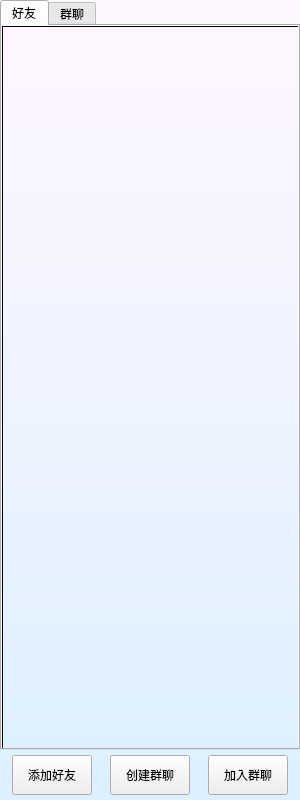
<?xml version="1.0" encoding="UTF-8"?>
<ui version="4.0">
 <class>ChatInterface</class>
 <widget class="QWidget" name="ChatInterface">
  <property name="geometry">
   <rect>
    <x>0</x>
    <y>0</y>
    <width>300</width>
    <height>800</height>
   </rect>
  </property>
  <property name="windowTitle">
   <string>Form</string>
  </property>
  <property name="styleSheet">
   <string notr="true">#ChatInterface {background-color: qlineargradient(x1:0, y1:0, x2:0, y2:1, stop:0 #FEF6FF, stop:1 #DDF0FF);}</string>
  </property>
  <widget class="QTabWidget" name="tabWidget">
   <property name="geometry">
    <rect>
     <x>0</x>
     <y>0</y>
     <width>300</width>
     <height>750</height>
    </rect>
   </property>
   <property name="maximumSize">
    <size>
     <width>1001</width>
     <height>821</height>
    </size>
   </property>
   <property name="styleSheet">
    <string notr="true">QListWidget {background-color: qlineargradient(x1:0, y1:0, x2:0, y2:1, stop:0 #FEF6FF, stop:1 #DDF0FF);}</string>
   </property>
   <property name="tabPosition">
    <enum>QTabWidget::North</enum>
   </property>
   <property name="tabShape">
    <enum>QTabWidget::Rounded</enum>
   </property>
   <property name="currentIndex">
    <number>0</number>
   </property>
   <property name="iconSize">
    <size>
     <width>60</width>
     <height>40</height>
    </size>
   </property>
   <property name="movable">
    <bool>false</bool>
   </property>
   <property name="tabBarAutoHide">
    <bool>false</bool>
   </property>
   <widget class="QWidget" name="tab_friend">
    <attribute name="title">
     <string>好友</string>
    </attribute>
    <attribute name="toolTip">
     <string>好友</string>
    </attribute>
    <attribute name="whatsThis">
     <string>2</string>
    </attribute>
    <widget class="QListWidget" name="listWidget_friend">
     <property name="geometry">
      <rect>
       <x>0</x>
       <y>0</y>
       <width>300</width>
       <height>750</height>
      </rect>
     </property>
     <property name="styleSheet">
      <string notr="true">font: 14pt &quot;微软雅黑&quot;;
QListWidget{  
    background:white;  
    color:black;  
    border:none;  
}  
  
QListWidget::item{  
    border:none;  
        height: 54px;  
}  
  
QListWidget::item:hover{  
    background:rgb(252,240,193)  
}  
  
QListWidget::item:selected{  
    background:rgb(252,233,161);  
    color:black;  
}  
</string>
     </property>
     <property name="dragDropMode">
      <enum>QAbstractItemView::DragOnly</enum>
     </property>
     <property name="resizeMode">
      <enum>QListView::Adjust</enum>
     </property>
     <property name="gridSize">
      <size>
       <width>0</width>
       <height>60</height>
      </size>
     </property>
     <property name="wordWrap">
      <bool>true</bool>
     </property>
    </widget>
   </widget>
   <widget class="QWidget" name="tab_group">
    <attribute name="title">
     <string>群聊</string>
    </attribute>
    <attribute name="toolTip">
     <string>群聊</string>
    </attribute>
    <attribute name="whatsThis">
     <string>2</string>
    </attribute>
    <widget class="QListWidget" name="listWidget_group">
     <property name="geometry">
      <rect>
       <x>0</x>
       <y>0</y>
       <width>300</width>
       <height>750</height>
      </rect>
     </property>
     <property name="styleSheet">
      <string notr="true">font: 14pt &quot;微软雅黑&quot;;
QListWidget{  
    background:white;  
    color:black;  
    border:none;  
}  
  
QListWidget::item{  
    border:none;  
        height: 54px;  
}  
  
QListWidget::item:hover{  
    background:rgb(252,240,193)  
}  
  
QListWidget::item:selected{  
    background:rgb(252,233,161);  
    color:black;  
}  
</string>
     </property>
     <property name="dragDropMode">
      <enum>QAbstractItemView::DragOnly</enum>
     </property>
     <property name="resizeMode">
      <enum>QListView::Adjust</enum>
     </property>
     <property name="gridSize">
      <size>
       <width>0</width>
       <height>60</height>
      </size>
     </property>
     <property name="wordWrap">
      <bool>true</bool>
     </property>
    </widget>
   </widget>
  </widget>
  <widget class="QWidget" name="layoutWidget">
   <property name="geometry">
    <rect>
     <x>0</x>
     <y>750</y>
     <width>301</width>
     <height>51</height>
    </rect>
   </property>
   <layout class="QHBoxLayout" name="horizontalLayout">
    <item>
     <widget class="QPushButton" name="pushButton_addfrined">
      <property name="minimumSize">
       <size>
        <width>80</width>
        <height>40</height>
       </size>
      </property>
      <property name="maximumSize">
       <size>
        <width>80</width>
        <height>40</height>
       </size>
      </property>
      <property name="styleSheet">
       <string notr="true"/>
      </property>
      <property name="text">
       <string>添加好友</string>
      </property>
     </widget>
    </item>
    <item>
     <widget class="QPushButton" name="pushButton_creategroup">
      <property name="minimumSize">
       <size>
        <width>80</width>
        <height>40</height>
       </size>
      </property>
      <property name="maximumSize">
       <size>
        <width>80</width>
        <height>40</height>
       </size>
      </property>
      <property name="text">
       <string>创建群聊</string>
      </property>
     </widget>
    </item>
    <item>
     <widget class="QPushButton" name="pushButton_joingroup">
      <property name="minimumSize">
       <size>
        <width>80</width>
        <height>40</height>
       </size>
      </property>
      <property name="maximumSize">
       <size>
        <width>80</width>
        <height>40</height>
       </size>
      </property>
      <property name="text">
       <string>加入群聊</string>
      </property>
     </widget>
    </item>
   </layout>
  </widget>
 </widget>
 <resources/>
 <connections/>
</ui>
